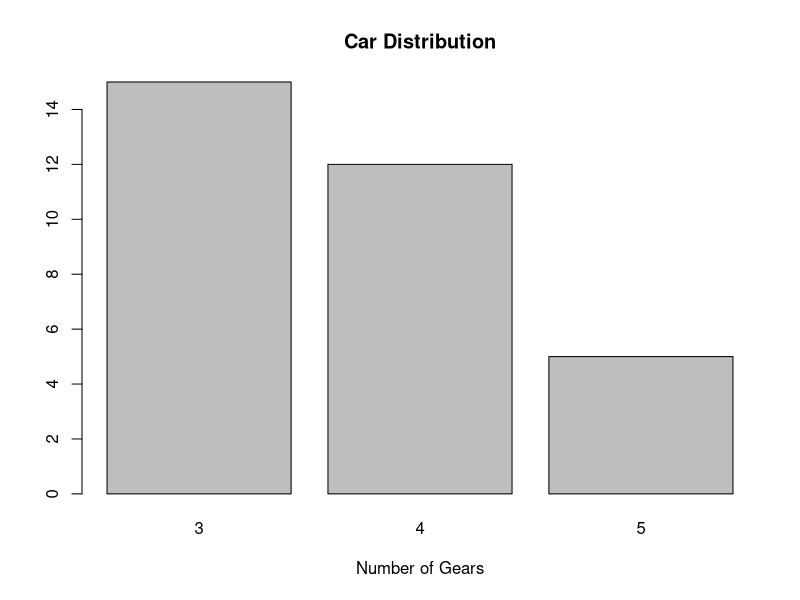
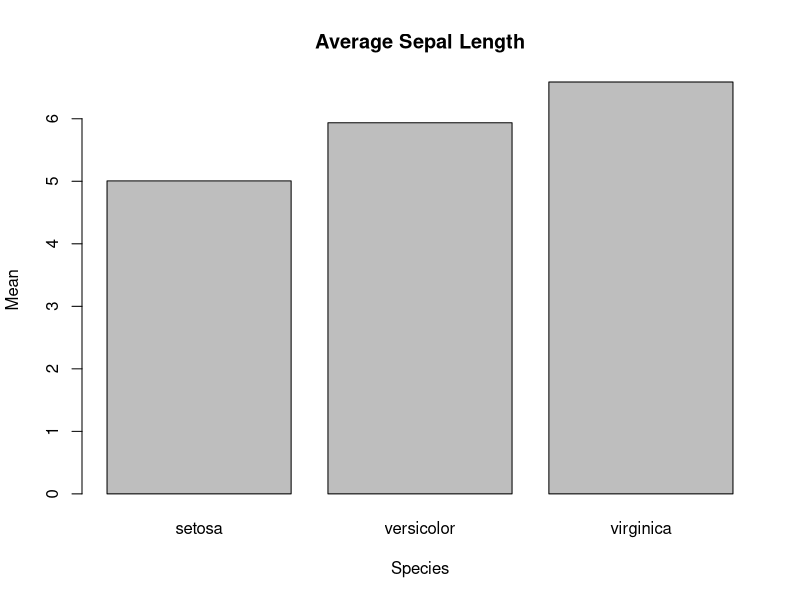
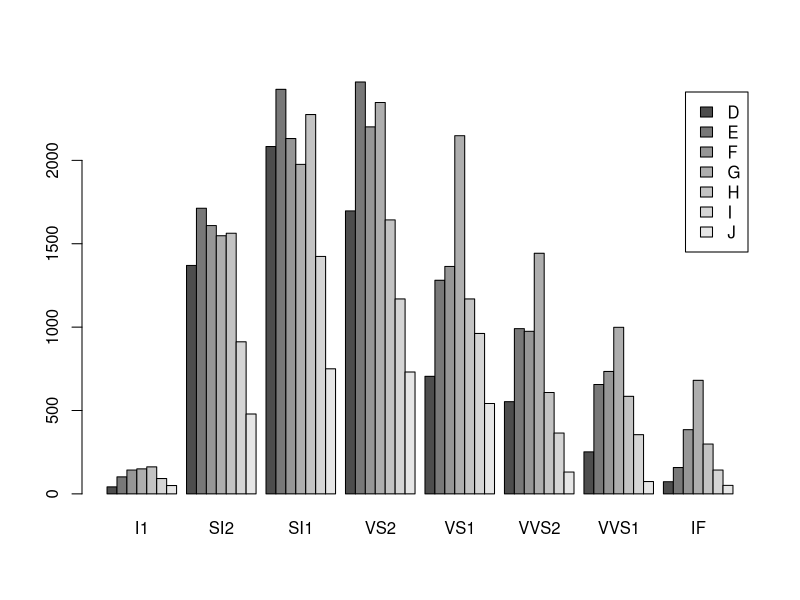
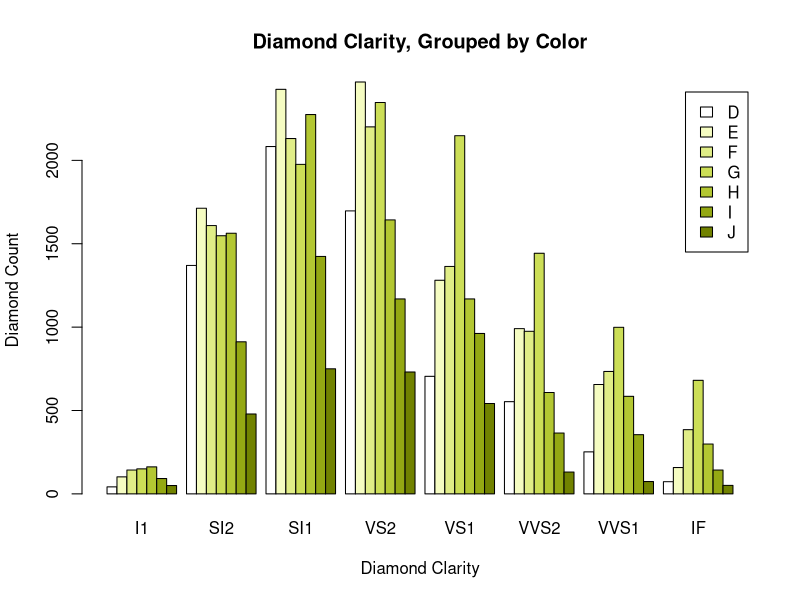
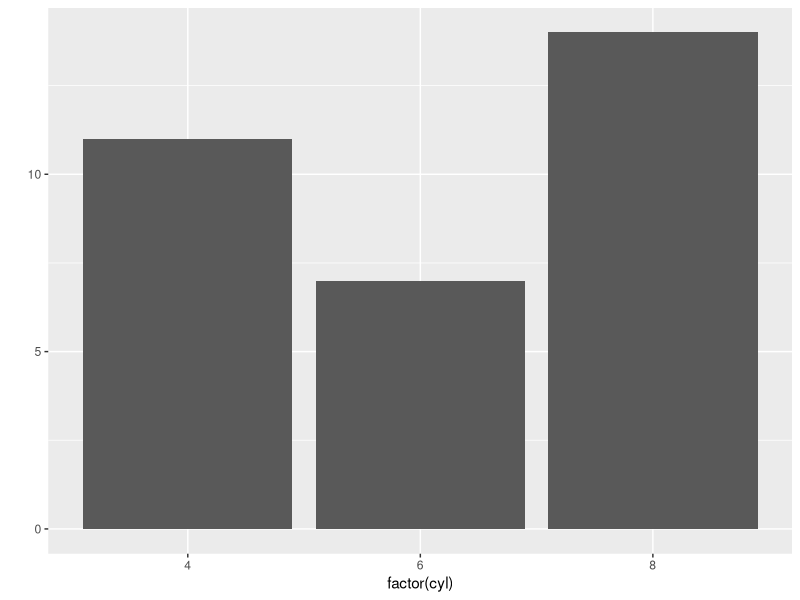
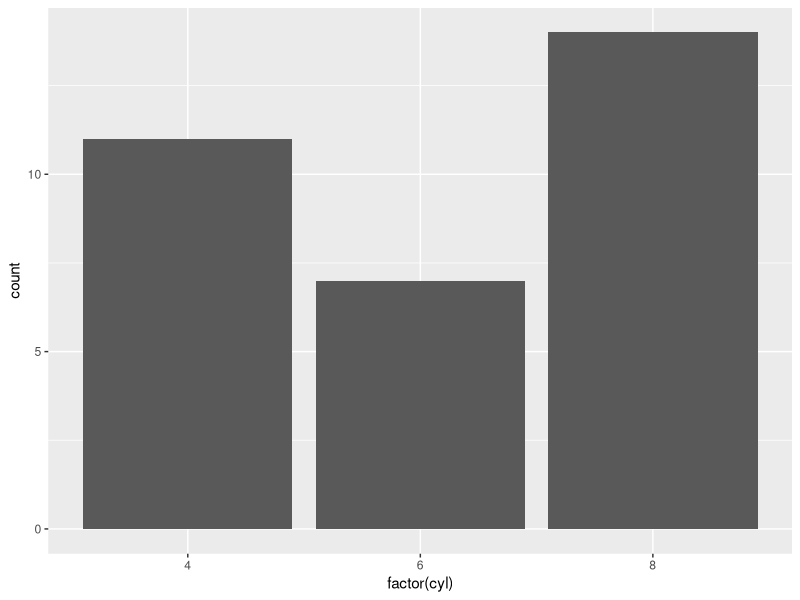
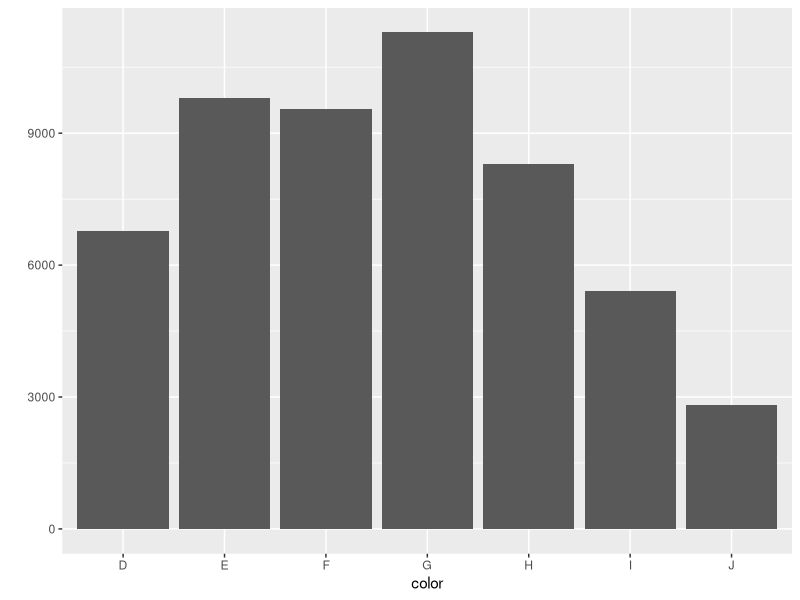
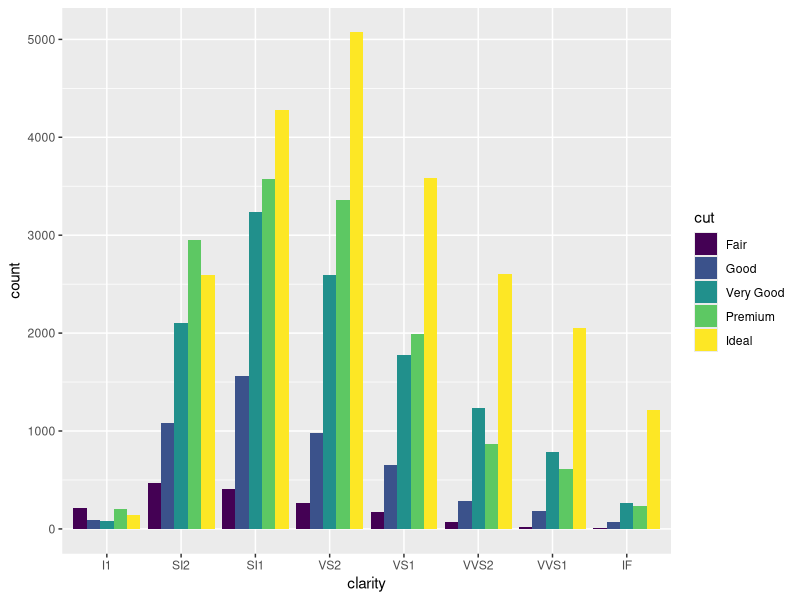

The R source for these figures, in order:

# BAR GRAPH: Represent discrete categories of data
## length- represents the magnitude or frequencies of data

head(mtcars)
c <- table(mtcars$gear)
barplot(c, main="Car Distribution", 
        xlab="Number of Gears")

t=tapply(iris$Sepal.Length, iris$Species, mean)

barplot(t, main="Average Sepal Length", 
        xlab="Species",ylab="Mean")

library(ggplot2)
data(diamonds)
head(diamonds)

table(diamonds$color, diamonds$clarity)

barplot(table(diamonds$color, diamonds$clarity),
         legend = levels(diamonds$color),           
         beside = TRUE)    


barplot( table(diamonds$color, diamonds$clarity),
         legend = levels(diamonds$color),           
         beside = TRUE,
         xlab = "Diamond Clarity",                      # Add a label to the X-axis
         ylab = "Diamond Count",                        # Add a label to the Y-axis
         main = "Diamond Clarity, Grouped by Color",    # Add a plot title
         col = c("#FFFFFF","#F5FCC2","#E0ED87","#CCDE57",     # Add color*
                 "#B3C732","#94A813","#718200") )

d=table(diamonds$color, diamonds$clarity)
######## USe GGPLOT for better graphs

# Very basic bar graph
qplot(factor(cyl), data=mtcars) #plot factor variables

#or

ggplot(mtcars, aes(x=factor(cyl))) + geom_bar()

qplot(color, data=diamonds, geom="bar") #specify bar

#stacked bars
head(diamonds)
ggplot(diamonds, aes(clarity, fill=cut)) + geom_bar(position="dodge")

ggplot(diamonds, aes(cut, fill=cut)) + geom_bar() + 
  facet_grid(. ~ clarity) #seperate panels on the basis of clarity

ship=as.data.frame(Titanic)
head(ship)
ggplot(aes(x=Age, weight=Freq), data=ship) +
  geom_bar()

ggplot(aes(x=Age, weight=Freq), data=ship) +
  geom_bar()+
  facet_grid(Sex~Class)


## error bar: error or uncertainty in a reported measurement (mean)
##one standard deviation of uncertainty, one standard error

library(dplyr)

isum= iris %>% # the names of the new data frame and the data frame to be summarised
  group_by(Species) %>%   # the grouping variable
  summarise(avg = mean(Petal.Length),  # calculates the mean of each group
            sdpl = sd(Petal.Length))

ggplot(isum, aes(Species, avg)) + geom_bar(stat="identity") +  geom_errorbar(aes(ymin=avg-sdpl, ymax=avg+sdpl),width=0.2)
